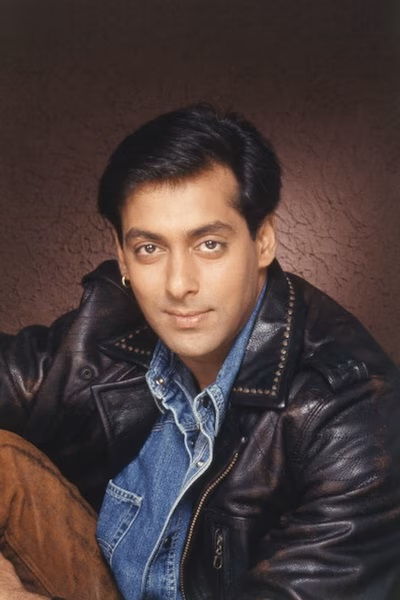
#> input picture Computer Vision unit II Assignment/05_Histogram_Equalization/INPUT.jpg, 400 x 600 px
$ python program.py
#> lines starting #> are read from the running program, lines starting #| are printed output that depends on the picture
import cv2
import numpy as np
import matplotlib.pyplot as plt

img = cv2.imread("INPUT.jpg", 0)
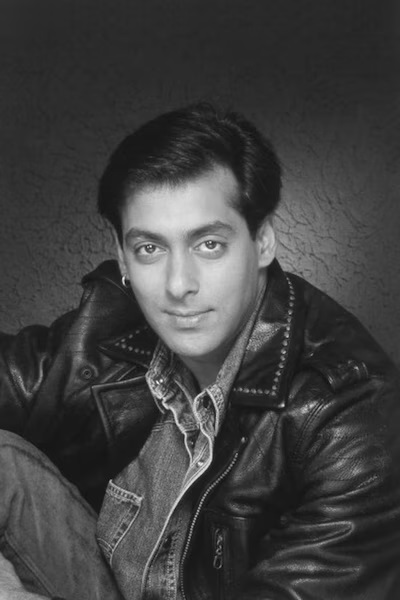
#> img: shape (600, 400); min 13, max 255, mean 64.2

equalized = cv2.equalizeHist(img)
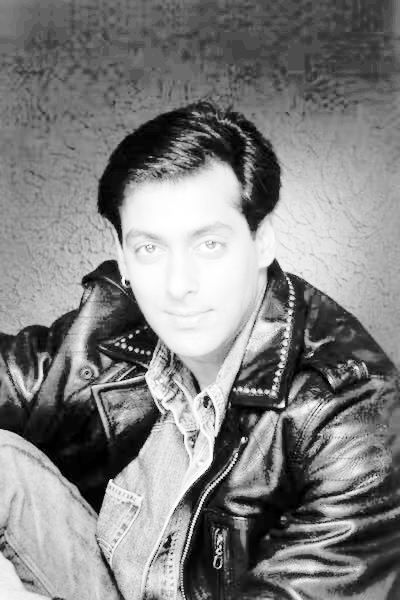
#> equalized: shape (600, 400); min 0, max 255, mean 129.5

cv2.imshow("Original", img)
cv2.imshow("Equalized", equalized)
cv2.imwrite("output.png", equalized)

plt.hist(img.ravel(), bins=256, range=[0,256], alpha=0.5, label="Before")
plt.hist(equalized.ravel(), bins=256, range=[0,256], alpha=0.5, label="After")
plt.legend()
plt.savefig("histogram_comparison.png")
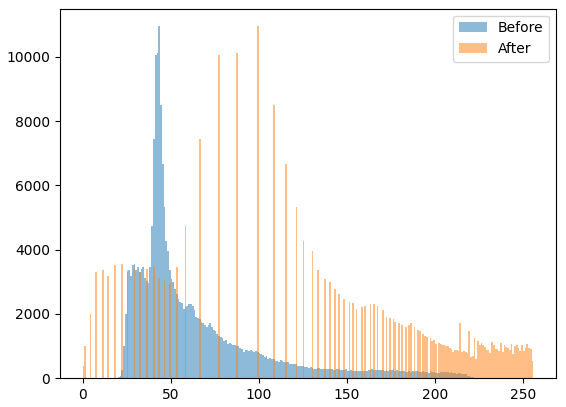
#> figure drawn by matplotlib, 1 panel; tallest bar 10958 high, from x = 43 to 44; tallest bar 10958 high, from x = 99 to 100

cv2.waitKey(0)
cv2.destroyAllWindows()
